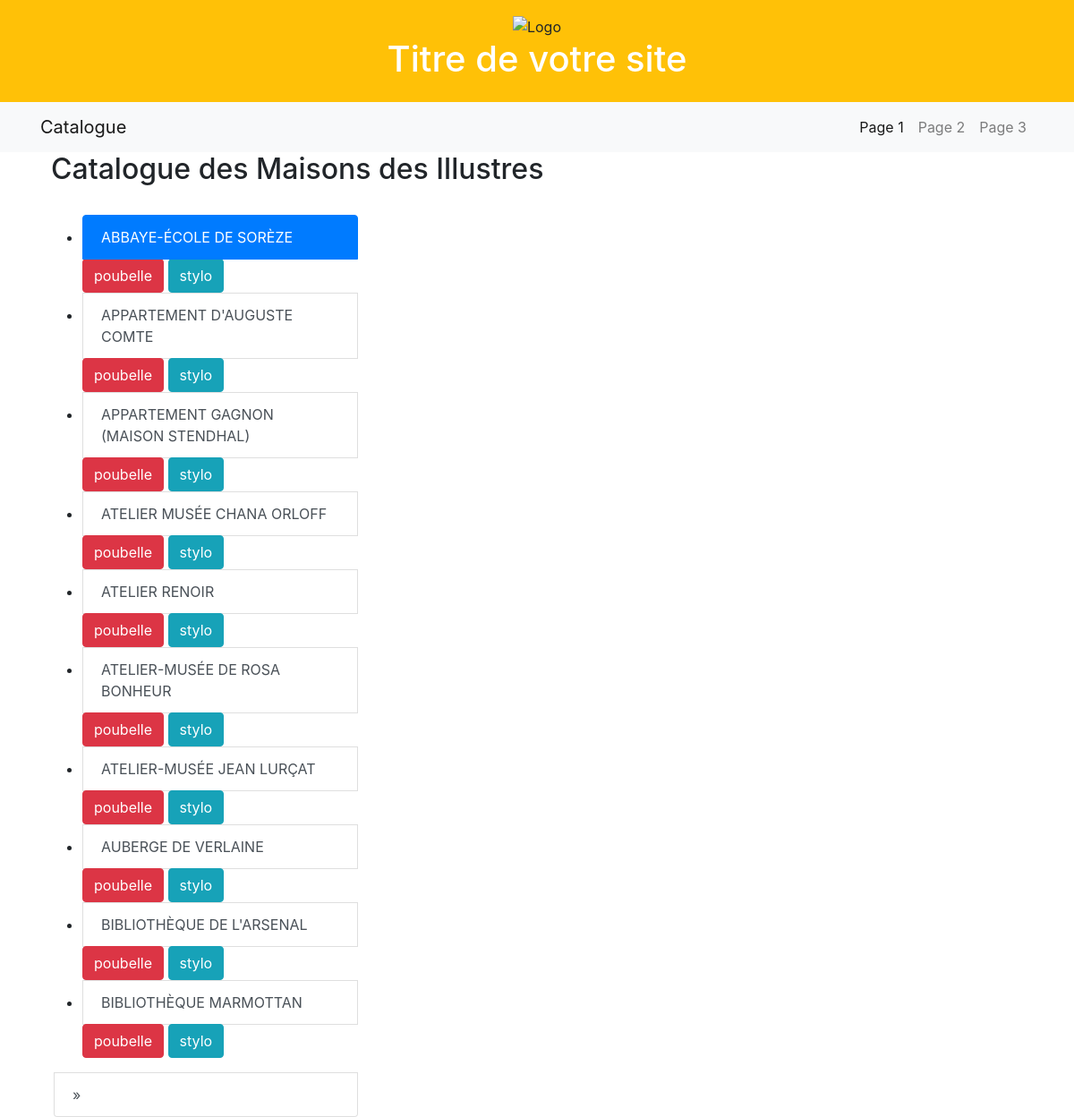
Page /maisons on the committed database.
### appli/app/models/data.py (models this page shows, shortened)
class Maisons(db.Model):
    __tablename__ = "maisons"
    id = db.Column(db.String(500), primary_key=True)
    denomination = db.Column(db.String(45))
    code_postal = db.Column(db.String(5))
    dpmt = db.Column(db.String(45))
    region = db.Column(db.String(45))
    adresse = db.Column(db.String(45))
    commune = db.Column(db.String(45))
    code_INSEE = db.Column(db.String(5))
    pays = db.Column(db.String(45))
    date_label = db.Column(db.Integer)
    latitude = db.Column(db.Float)
    longitude = db.Column(db.Float)
    museeFrance = db.Column(db.Boolean)
    monumentsInscrits = db.Column(db.Boolean)
    monumentsClasses = db.Column(db.Boolean)
    nombreSPR = db.Column(db.Integer, nullable=True)
    type = db.Column(db.Enum(Domaine))
    idWikidata = db.Column(
        db.String(20),
        db.ForeignKey('personnes.idWikidata'))

### appli/app/routes/generales.py (the view)
@app.route("/", methods=['GET', 'POST'])
@app.route("/maisons", methods=['GET', 'POST'])
@app.route("/maisons/<int:page>", methods=['GET', 'POST'])
def maisons(page=1):
    donnees = Maisons.query.order_by(Maisons.denomination).paginate(page=page, per_page=app.config["MAISONS_PER_PAGE"])
    return render_template("pages/liste.html",
        sous_titre="Liste des maisons",
        donnees=donnees)

### appli/app/templates/pages/liste.html (shortened to what this page needs)
{% extends "partials/conteneur.html" %}
{% block body %}
<section class="padding-lg">
<div class="container">
    <div class="row heading heading-icon">
    <h2>Catalogue des Maisons des Illustres</h2>
    </div>
    <br>
    <div class="row">
        <div class="col-4">
            <div class="list-group" id="list-tab" role="tablist">
<ul>
    {% for maisons in donnees.items %}
        <li>
            <div>
            <a class="list-group-item list-group-item-action {% if loop.index == 1 %}active{% endif %}"
               href="{{ url_for('info_maisons', nom_maisons=maisons.denomination)}}" role="tab"
               aria-controls="{{maisons.denomination}}">
               {{maisons.denomination}}
            </a>
<div class="btn-group btn-group-sm">
    <form action="{{ url_for('sup_maison', nom_maison=maisons.denomination) }}" method="post" class=del-component>
        <button class="btn btn-danger">
            <input type=hidden value="{{ maisons.denomination }}" name=maison_a_supp>poubelle</input>
        </button>
    </form>
</div>
<div class="btn-group btn-group-sm">
    <a href="{{ url_for('update_maisons', nom_maison=maisons.denomination) }}">
        <button class="btn btn-info" type="submit">stylo</button>
</div>
        </div>
        </li>
    {% endfor %}
</ul>
{% if donnees.next_num %}
    <a class="list-group-item list-group-item-action" id="list-list-next"
       href="{{ url_for('maisons', page=donnees.next_num) }}"
       class="btn btn-outline-dark{% if donnees.page == donnees.pages %} disabled{% endif %}">
       &raquo;
    </a>
{% endif %}
            </div>
        </div>
    </div>
    </div>
</section>
{%endblock%}

### appli/app/templates/partials/conteneur.html (shortened to what this page needs)
<!doctype html>
<html lang="en">
<head>
    {% include "partials/css.html" %}
</head>
<body>
  <div class="bg-warning text-center p-3">
    <img src="#" alt="Logo" class="img-fluid" style="max-height: 50px;">
    <h1 class="text-white">Titre de votre site</h1>
</div>
<nav class="navbar navbar-expand-lg navbar-light bg-light">
    <div class="container">
        <a class="navbar-brand" href="{{url_for('maisons')}}">Catalogue</a>
        <div class="collapse navbar-collapse" id="navbarNav">
            <ul class="navbar-nav ml-auto">
                <li class="nav-item active">
                    <a class="nav-link" href="#">Page 1</a>
                </li>
                <li class="nav-item">
                    <a class="nav-link" href="#">Page 2</a>
                </li>
                <li class="nav-item">
                    <a class="nav-link" href="#">Page 3</a>
                </li>
            </ul>
        </div>
    </div>
</nav>
<div class="container">
    <div class="row">
      <div class="col">
        {% block body %}{% endblock %}
      </div>
    </div>
  </div>
</body>
</html>

### appli/app/templates/partials/css.html (shortened to what this page needs)
<link href="https://cdn.jsdelivr.net/npm/bootstrap@5.2.2/dist/css/bootstrap.min.css" rel="stylesheet"
>
        <link rel="stylesheet" href="https://cdn.jsdelivr.net/npm/bootstrap@4.0.0/dist/css/bootstrap.min.css">
<link rel="stylesheet" href="#">

### rows in the picture
Maisons: denomination "ABBAYE-ÉCOLE DE SORÈZE"
Maisons: denomination "APPARTEMENT D'AUGUSTE COMTE"
Maisons: denomination "APPARTEMENT GAGNON (MAISON STENDHAL)"
Maisons: denomination "ATELIER MUSÉE CHANA ORLOFF"
Maisons: denomination "ATELIER RENOIR"
Maisons: denomination "ATELIER-MUSÉE DE ROSA BONHEUR"
Maisons: denomination "ATELIER-MUSÉE JEAN LURÇAT"
Maisons: denomination "AUBERGE DE VERLAINE"
Maisons: denomination "BIBLIOTHÈQUE DE L'ARSENAL"
Maisons: denomination "BIBLIOTHÈQUE MARMOTTAN"
